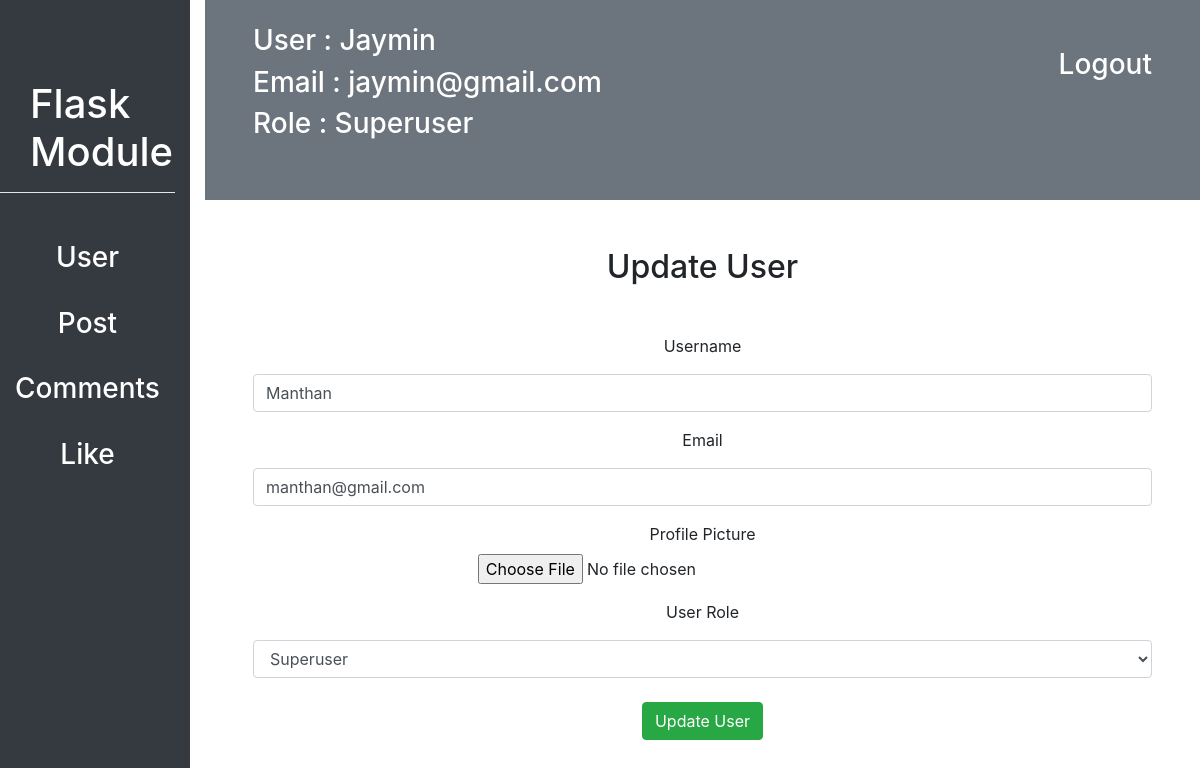
Before: /customadmin/1/user_update (signed in) with the older database file.
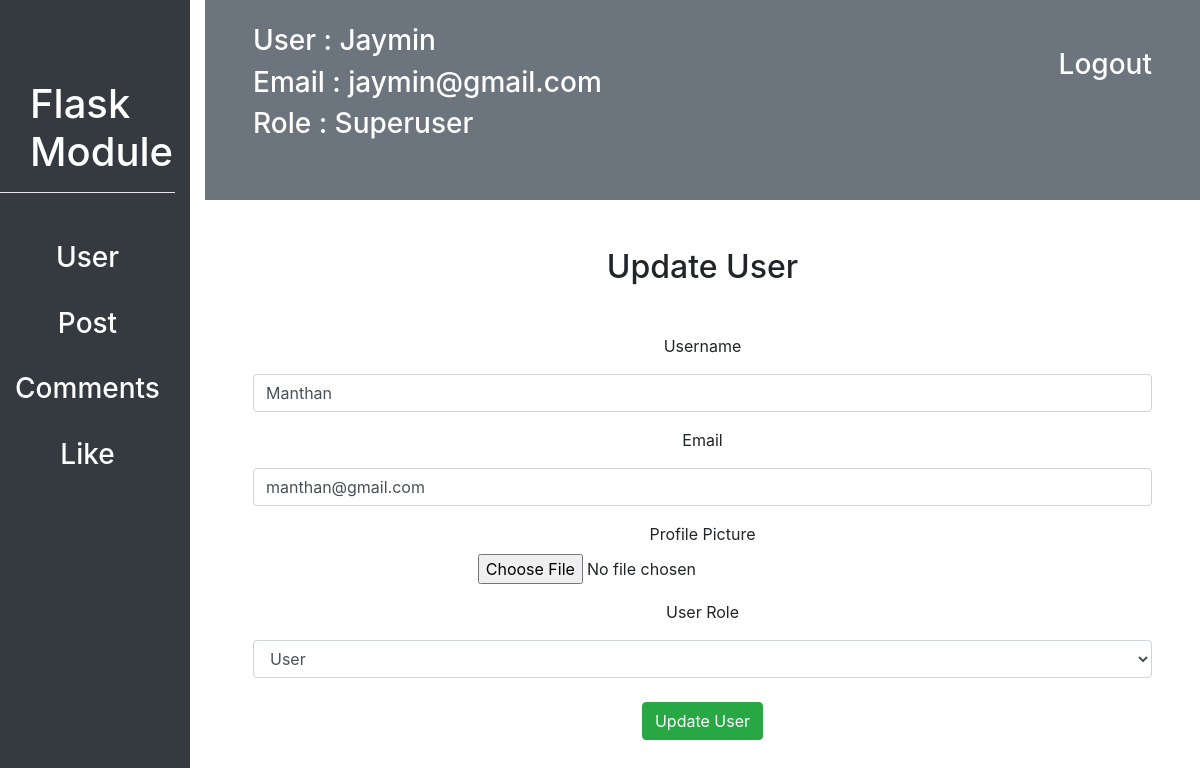
After: the same page with the newer database file.
### flask_module/user/models.py (models this page shows, shortened)
class User(db.Model, UserMixin):
    id = db.Column(db.Integer, primary_key=True)
    username = db.Column(db.String(20), unique=True, nullable=False)
    email = db.Column(db.String(30), unique=True, nullable=False)
    profile_picture = db.Column(db.String(70), nullable=False, default="defualt_img.jpg")
    password = db.Column(db.String(15), nullable=False)
    like = db.relationship("Likes", backref="user", lazy=True, cascade = "all, delete, delete-orphan", )
    post = db.relationship("Post", backref="user", lazy=True, cascade = "all, delete, delete-orphan", )
    comment = db.relationship("Comments", backref="user", lazy=True, cascade = "all, delete, delete-orphan", )
    following = db.relationship("User",
                    secondary=connected_user,
                    primaryjoin=id==connected_user.c.parent_id,
                    secondaryjoin=id==connected_user.c.children_id,
                    backref="followed_by")
    role_id = db.Column(db.Integer, db.ForeignKey("role.id"), nullable=False)

### flask_module/customadmin/routes.py (the view)
@customadmin.route("/customadmin/<int:user_id>/user_update", methods=["POST", "GET"])
@login_required
@superuser_required
def user_update(user_id):
    form = CustomadminEditUserForm()
    user = User.query.filter_by(id=int(user_id)).first()
    form.role.choices = [role.name for role in Role.query.all()]
    if request.method == "POST":
        if form.validate_on_submit():
            if form.profile_picture.data:
                hex_image = secrets.token_hex(8)
                f_name, f_ext = os.path.splitext(form.profile_picture.data.filename)
                image_name = hex_image + f_ext
                image_path = os.path.join(app.root_path, 'static\images', image_name)
                form.profile_picture.data.save(image_path)
                user.profile_picture = image_name
            user.username = form.username.data
            user.email = form.email.data
            role = Role.query.filter_by(name=form.role.data).first()
            user.role = role
            db.session.commit()
            return redirect(url_for("customadmin.dashboard", username=current_user.username))
    else:
        form.username.data = user.username
        form.email.data = user.email
        form.profile_picture.data = user.profile_picture
        form.role.data = user.role.name
        return render_template("customadmin/users/update_user.html", user=user, form=form)

### flask_module/customadmin/forms.py
class CustomadminEditUserForm(FlaskForm):
    username = StringField("Username", validators=[validators.DataRequired(), validators.Length(min=2, max=15)])
    email = StringField("Email", validators=[validators.DataRequired(), validators.Email()])
    profile_picture = FileField("Profile Picture", validators=[FileAllowed(['jpg', 'png'])])
    role = SelectField("User Role", validators=[validators.DataRequired()], choices=[])
    submit = SubmitField("Update User")

### flask_module/customadmin/routes.py (called while the page is built)
def login_required(f):
    @wraps(f)
    def decorated_function(*args, **kwargs):
        if current_user.is_authenticated is False:
            return redirect(url_for('customadmin.login'))
        return f(*args, **kwargs)
    return decorated_function

def superuser_required(f):
    @wraps(f)
    def decorated_function(*args, **kwargs):
        if current_user.is_authenticated:
            if current_user.role.name != "Superuser":
                return redirect(url_for('customadmin.dashboard', username=current_user.username))
        return f(*args, **kwargs)
    return decorated_function

### flask_module/user/models.py (called while the page is built)
@login_manager.user_loader
def load_user(user_id):
    return User.query.filter_by(id=int(user_id)).first()

### flask_module/templates/customadmin/users/update_user.html (shortened to what this page needs)
{% extends "customadmin/dashboard.html" %}
{% block contant %}
<div class="m-5">
    <h2 class="text-center mb-5">Update User</h2>
    <form method="POST" action="{{ url_for('customadmin.user_update', user_id=user.id) }}" novalidate enctype=multipart/form-data>
        <div class="text-center mt-3">
            {{ form.username.label(class="form-control-label") }}
            {% if form.username.errors %}
                {{ form.username(class="form-control mt-2 is-invalid") }}
                <div class="invalid-feedback">
                    {% for error in form.username.errors %}
                        <span>{{error}}</span>
                    {% endfor %}
                </div>
            {% else %}
                {{ form.username(class="form-control mt-2", attr="required=False") }}
            {% endif %}
        </div>
        <div class="text-center mt-3">
            <div class="text-center mt-3">
                {{ form.email.label(class="form-control-label") }}
                {% if form.email.errors %}
                    {{ form.email(class="form-control mt-2 is-invalid") }}
                    <div class="invalid-feedback">
                        {% for error in form.email.errors %}
                            <span>{{error}}</span>
                        {% endfor %}
                    </div>
                {% else %}
                    {{ form.email(class="form-control mt-2", attr="required=False") }}
                {% endif %}
            </div>
        </div>
        <div class="text-center mt-3">
            {{ form.profile_picture.label(class="form-control-label w-50") }}
            {{ form.profile_picture(class="form-control-file mt-2 m-auto w-50") }}
        </div>
        <div class="text-center mt-3">
            <div class="text-center mt-3">
                {{ form.role.label(class="form-control-label") }}
                {% if form.role.errors %}
                    {{ form.role(class="form-control mt-2 is-invalid") }}
                    <div class="invalid-feedback">
                        {% for error in form.role.errors %}
                            <span>{{error}}</span>
                        {% endfor %}
                    </div>
                {% else %}
                    {{ form.role(class="form-control mt-2", attr="required=False") }}
                {% endif %}
            </div>
        </div>
        <div class="text-center mt-3">
            {{ form.submit(class="btn btn-success mt-2") }}
        </div>
    </form>
</div>
{% endblock contant %}

Changed rows visible on the page:
changed User "Manthan": role "Superuser" → "User"
